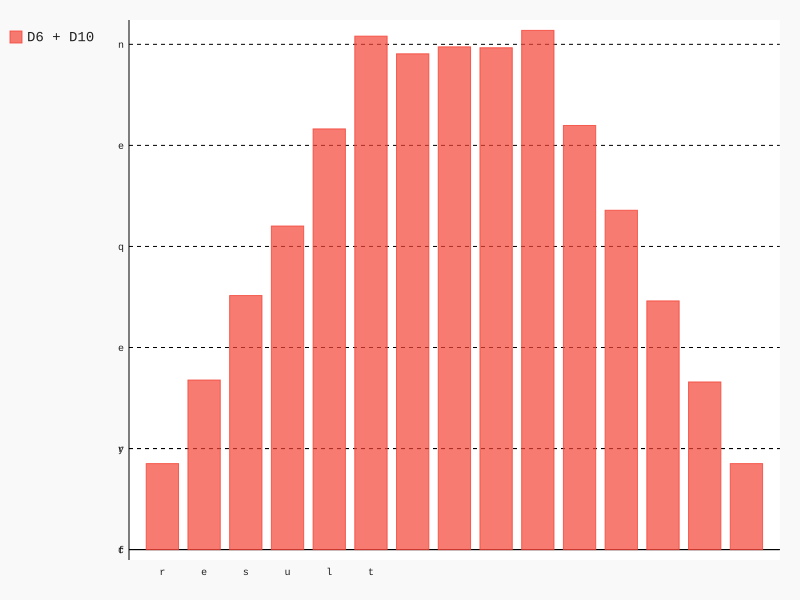

Generate this figure with Python:
import pygal 
from die import dies

die_1=dies()
die_2=dies(10)

results=[]

for num in  range(50000):
    result=die_1.roll()+die_2.roll()
    results.append(result)

frequencies=[]

max=die_1.num_points+die_2.num_points

for value in range(2,max+1):
    frequency=results.count(value)
    frequencies.append(frequency) 

hist=pygal.Bar()

hist.x_labels=['2','3','4','5','6','7','8','9','10','11','12','13','14','15','16']

hist._title="rolling two dice 1000 times"
hist.x_labels="result"
hist.y_labels="freqency"

hist.add("D6 + D10",frequencies)
hist.render_to_file('die_visual.svg')
